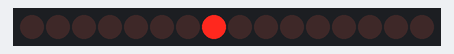
The program below on a simulated Raspberry Pi (BCM pin numbers). On the bench: 16 shift-register outputs drawn as a row of LEDs (first output left, lit = HIGH). What the program prints to the terminal is not drawn. At 4.7 s the program stops and its outputs stay as they are.

Above: at 0.31 s.
At 0.77 s:
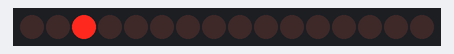
At 1.24 s:
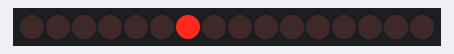
At 2.36 s:
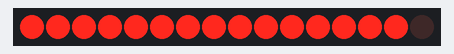
At 3.59 s:
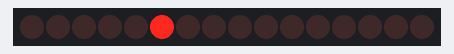
At 4.6 s:
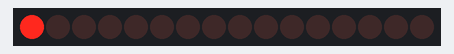
Timing chart, 0 to 6.1 s (numbered marks = the images above):
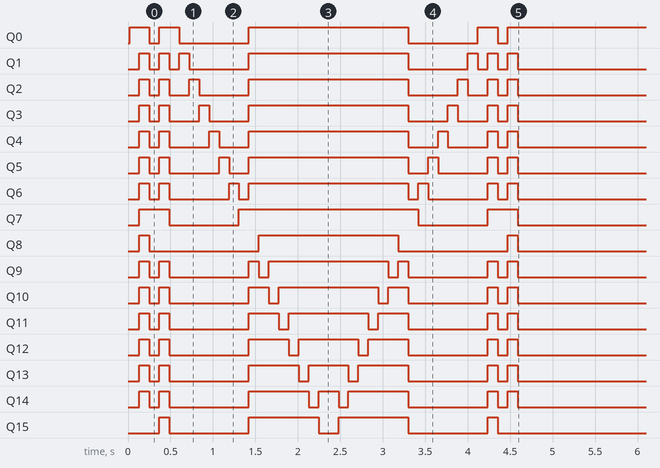

The program:

led_matrix.py
```python
import RPi.GPIO as GPIO
import traceback
import time

SDI = 17
RCLK = 18
SRCLK = 27

image = [0x01,0xff,0x80,0xff,0x01,0x02,0x04,0x08,0x10,0x20,0x40,0x80,0xff,0xff,0xff,0xff,0xff,0xff,0xff,0xff]
code_L = [0x00,0x7f,0x00,0xfe,0x00,0x00,0x00,0x00,0x00,0x00,0x00,0x00,0xfe,0xfd,0xfb,0xf7,0xef,0xdf,0xbf,0x7f]

def setup():
    GPIO.setwarnings(False)
    GPIO.setmode(GPIO.BCM)
    GPIO.setup(SDI, GPIO.OUT)
    GPIO.setup(RCLK, GPIO.OUT)
    GPIO.setup(SRCLK, GPIO.OUT)
    GPIO.output(SDI, GPIO.LOW)
    GPIO.output(RCLK, GPIO.LOW)
    GPIO.output(SRCLK, GPIO.LOW)

def send_byte(dat):
    for b in range(0, 8):
        GPIO.output(SDI, 0x80 & (dat << b))
        GPIO.output(SRCLK, GPIO.HIGH)
        time.sleep(0.001)
        GPIO.output(SRCLK, GPIO.LOW)

def flush():
    GPIO.output(RCLK, GPIO.HIGH)
    time.sleep(0.001)
    GPIO.output(RCLK, GPIO.LOW)

def play():
    print("printing {}".format(image))
    for i in range(0, len(image)):
        send_byte(code_L[i])
        send_byte(image[i])

        flush()
        time.sleep(0.1)

    for i in range(len(image) - 1, -1, -1):
        send_byte(code_L[i])
        send_byte(image[i])
        flush()
        time.sleep(0.1)

if __name__ == "__main__":
    setup()
    try:
        play()
    except Exception:
        traceback.print_exc()
        GPIO.cleanup()
```

Measured:
- by itself, Q0: LOW → HIGH at 0.02 s, → LOW 0.23 s later, → HIGH 0.12 s later, → LOW 0.23 s later, … (9 changes in this stretch)
- by itself, Q1: LOW → HIGH at 0.14 s, → LOW 0.12 s later, → HIGH 0.12 s later, → LOW 0.12 s later, … (14 changes in this stretch)
- by itself, Q2: LOW → HIGH at 0.14 s, → LOW 0.12 s later, → HIGH 0.12 s later, → LOW 0.12 s later, … (14 changes in this stretch)
- by itself, Q3: LOW → HIGH at 0.14 s, → LOW 0.12 s later, → HIGH 0.12 s later, → LOW 0.12 s later, … (14 changes in this stretch)
- by itself, Q4: LOW → HIGH at 0.14 s, → LOW 0.12 s later, → HIGH 0.12 s later, → LOW 0.12 s later, … (14 changes in this stretch)
- by itself, Q5: LOW → HIGH at 0.14 s, → LOW 0.12 s later, → HIGH 0.12 s later, → LOW 0.12 s later, … (14 changes in this stretch)
- by itself, Q6: LOW → HIGH at 0.14 s, → LOW 0.12 s later, → HIGH 0.12 s later, → LOW 0.12 s later, … (14 changes in this stretch)
- by itself, Q7: goes HIGH 0.35 s, LOW 0.82 s, HIGH 2.1 s, LOW 0.82 s, HIGH 0.35 s, then LOW
